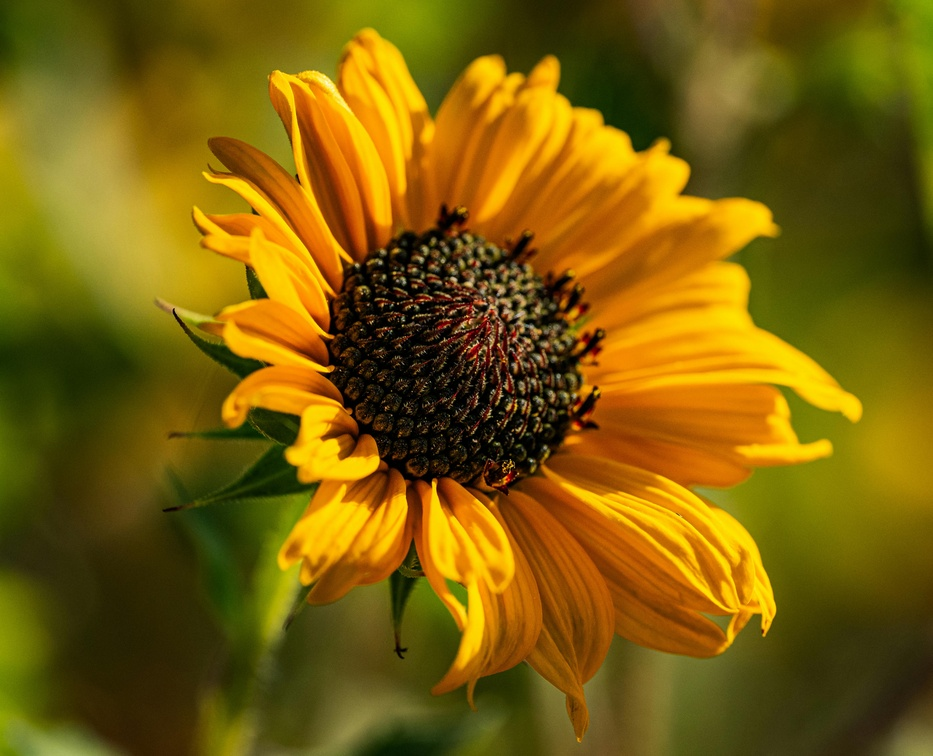
#> input picture Assignment 25/image.jpg, 933 x 756 px, shrunk from 4518 x 3660 before the run
$ python imgToNum.py
#> lines starting #> are read from the running program, lines starting #| are printed output that depends on the picture
import cv2

# Load the image (ensure the file exists in the same folder or provide full path)
image = cv2.imread("image.jpg")
#> image is the input picture: shape (756, 933, 3); mean B, G, R 8.8, 94.4, 122.4

# Check if image loaded properly
if image is None:
    print("Error: Image not found!")
else:
    print("=== Image as Numbers ===\n")

    # Print shape of image
    print("Image Shape:", image.shape)
#| Image Shape: (756, 933, 3)

    # Extract height, width, channels
    height, width, channels = image.shape
#> height = 756; width = 933; channels = 3
    print("Height:", height)
#| Height: 756
    print("Width:", width)
#| Width: 933
    print("Channels:", channels)
#| Channels: 3

    # Print pixel value at a specific location
    x, y = 100, 100
    print(f"\nPixel value at ({x},{y}):", image[x, y])
#| Pixel value at (100,100): [ 42 117 133]

    # Print a small region of pixel values (5x5)
    print("\nSample pixel values (5x5 region):")
    print(image[0:5, 0:5])
#> (printed output is left out)

    # Convert to grayscale
    gray = cv2.cvtColor(image, cv2.COLOR_BGR2GRAY)
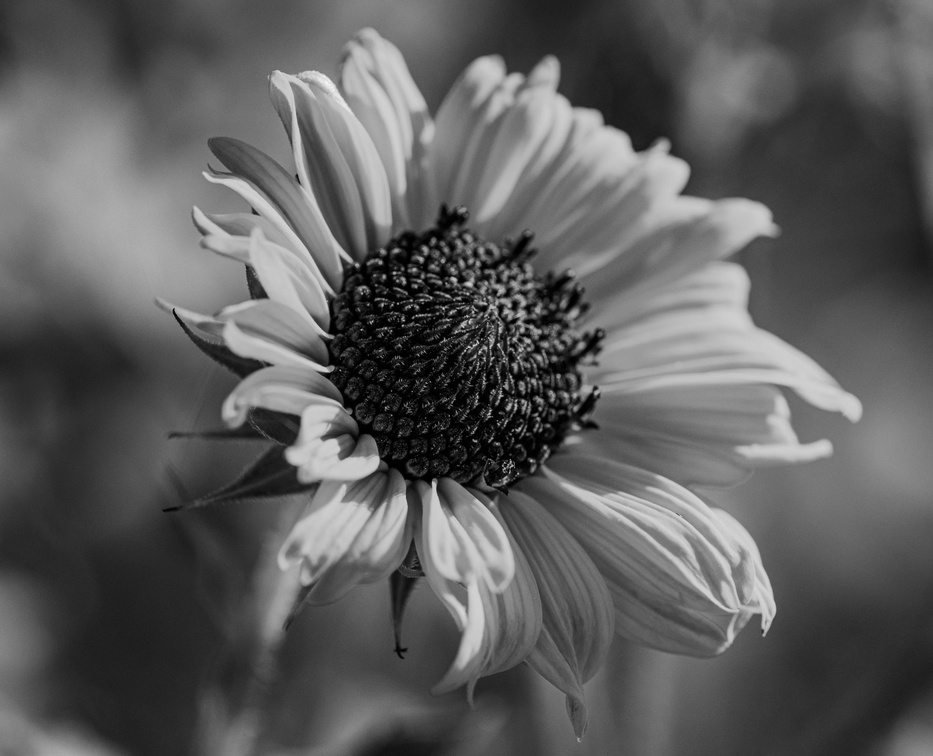
#> gray: shape (756, 933); min 0, max 245, mean 93
    print("\nGrayscale Image Shape:", gray.shape)
#| Grayscale Image Shape: (756, 933)

    # Save the original and grayscale images
    cv2.imwrite("output_color.jpg", image)
    cv2.imwrite("output_gray.jpg", gray)

    print("\nImages saved as 'output_color.jpg' and 'output_gray.jpg'")

    # Display images
    cv2.imshow("Original Image", image)
    cv2.imshow("Grayscale Image", gray)

    cv2.waitKey(0)
    cv2.destroyAllWindows()
